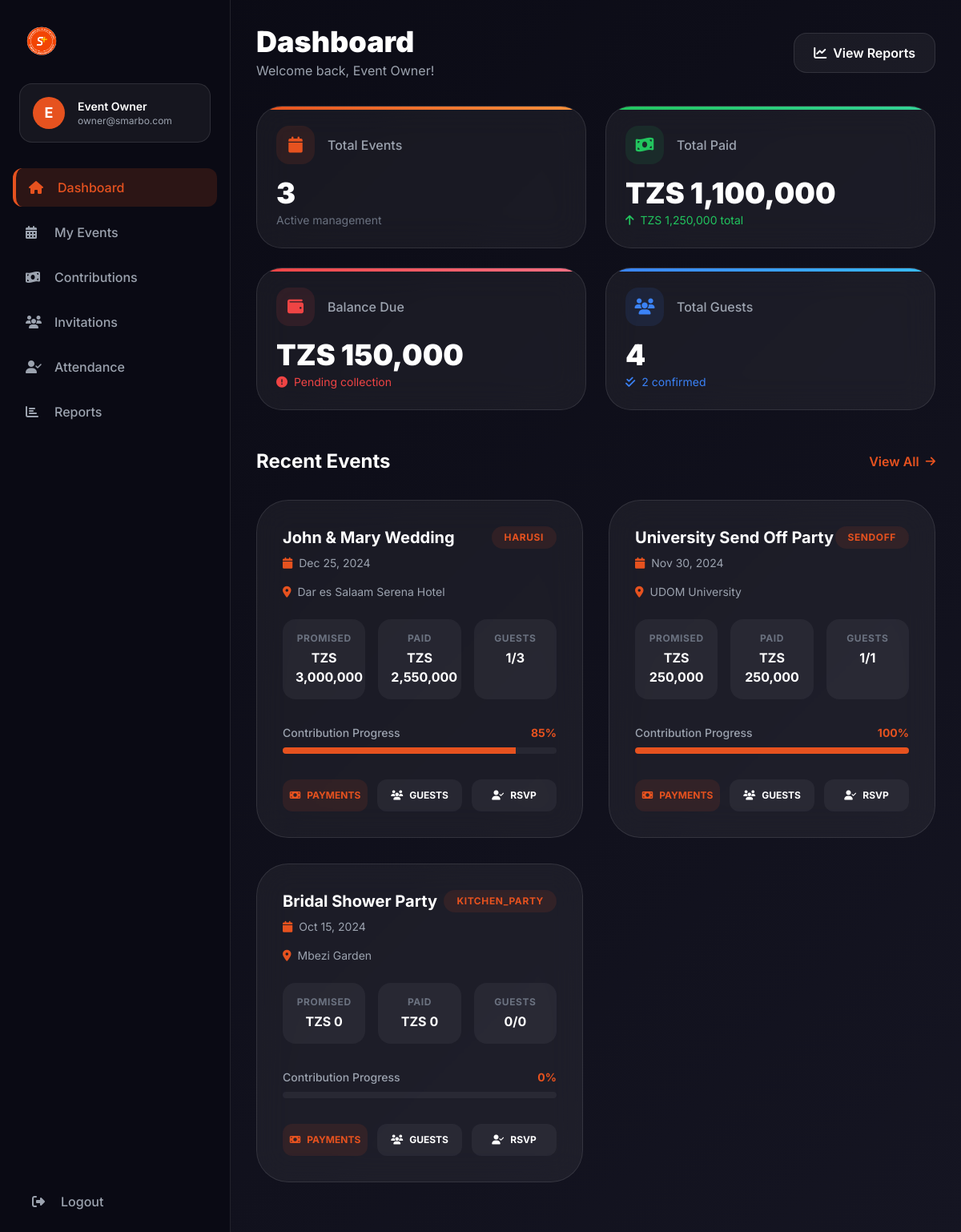
Screenshot of /owner/dashboard.php (signed in) with the database file from the repository.
### tables this page shows
CREATE TABLE events (
    id INT AUTO_INCREMENT PRIMARY KEY,
    event_name VARCHAR(200) NOT NULL,
    event_type ENUM('harusi', 'sendoff', 'kitchen_party', 'nyingine') NOT NULL,
    event_date DATE NOT NULL,
    location VARCHAR(200) NOT NULL,
    description TEXT,
    cover_image VARCHAR(255),
    event_owner_id INT NOT NULL,
    created_by INT NOT NULL,
    created_at TIMESTAMP DEFAULT CURRENT_TIMESTAMP,
    updated_at TIMESTAMP DEFAULT CURRENT_TIMESTAMP ON UPDATE CURRENT_TIMESTAMP,
    FOREIGN KEY (event_owner_id) REFERENCES users(id) ON DELETE CASCADE,
    FOREIGN KEY (created_by) REFERENCES users(id) ON DELETE CASCADE
);

### includes/config.php (called while the page is built, shortened)
<?php
function getConnection() {
    try {
        $conn = new mysqli(DB_HOST, DB_USER, DB_PASS, DB_NAME);
        $conn->set_charset("utf8mb4");
        return $conn;
    } catch (Exception $e) {
        die("Database connection error: " . $e->getMessage());
    }
}
?>

### includes/auth.php (called while the page is built, shortened)
<?php
require_once 'config.php';
class Auth {
    public function isLoggedIn() {
        return isset($_SESSION['user_id']);
    }
    public function getCurrentUser() {
        if ($this->isLoggedIn()) {
            return [
                'id' => $_SESSION['user_id'] ?? null,
                'username' => $_SESSION['username'] ?? null,
                'role' => $_SESSION['role'] ?? null,
                'full_name' => $_SESSION['full_name'] ?? null,
                'email' => $_SESSION['email'] ?? null
            ];
        }
        return null;
    }
}
?>

### owner/dashboard.php (the view, shortened to what this page needs)
<?php
require_once 'includes/header.php';
require_once 'sidebar.php';
$stmt = $conn->prepare("SELECT * FROM events WHERE event_owner_id = ? ORDER BY event_date DESC");
$stmt->bind_param("i", $user['id']);
$stmt->execute();
$events = $stmt->get_result()->fetch_all(MYSQLI_ASSOC);
$totalContributions = 0;
$totalPaid = 0;
$totalGuests = 0;
$totalConfirmed = 0;
foreach ($events as $event) {
    $stmt = $conn->prepare("SELECT SUM(promised_amount) as total_promised, SUM(paid_amount) as total_paid FROM contributions WHERE event_id = ?");
    $stmt->bind_param("i", $event['id']);
    $stmt->execute();
    $contrib = $stmt->get_result()->fetch_assoc();
    $totalContributions += $contrib['total_promised'] ?? 0;
    $totalPaid += $contrib['total_paid'] ?? 0;
    $stmt = $conn->prepare("SELECT COUNT(*) as total FROM invitations WHERE event_id = ?");
    $stmt->bind_param("i", $event['id']);
    $stmt->execute();
    $guests = $stmt->get_result()->fetch_assoc();
    $totalGuests += $guests['total'] ?? 0;
    $stmt = $conn->prepare("SELECT COUNT(*) as total FROM invitations WHERE event_id = ? AND status = 'approved'");
    $stmt->bind_param("i", $event['id']);
    $stmt->execute();
    $confirmed = $stmt->get_result()->fetch_assoc();
    $totalConfirmed += $confirmed['total'] ?? 0;
}
$totalBalance = $totalContributions - $totalPaid;
?>
<main class="flex-1 lg:ml-72 p-4 lg:p-8">
    <div class="flex flex-col lg:flex-row lg:items-center justify-between mb-8 gap-4">
        <div class="flex items-center gap-4">
            <div>
                <h1 class="text-3xl lg:text-4xl font-black mb-1">Dashboard</h1>
                <p class="text-gray-400">Welcome back, <?php echo htmlspecialchars($user['full_name'] ?? 'Event Owner'); ?>!</p>
            </div>
        </div>
        <div class="flex gap-3">
            <a href="reports.php" class="flex-1 lg:flex-none flex items-center justify-center gap-2 px-6 py-3 rounded-2xl bg-white/5 hover:bg-white/10 border border-white/10 transition-all font-semibold">
                <i class="fas fa-chart-line"></i>
                <span>View Reports</span>
            </a>
        </div>
    </div>
    <div class="grid grid-cols-1 md:grid-cols-2 xl:grid-cols-4 gap-6 mb-12">
        <div class="glass p-6 rounded-[32px] relative overflow-hidden group hover:border-primary/50 transition-all duration-300">
            <div class="absolute top-0 left-0 w-full h-1 bg-gradient-to-r from-primary to-orange-400"></div>
            <div class="flex items-center gap-4 mb-4">
                <div class="w-12 h-12 rounded-2xl bg-primary/10 text-primary flex items-center justify-center text-xl group-hover:scale-110 transition-transform">
                    <i class="fas fa-calendar"></i>
                </div>
                <span class="text-gray-400 font-medium">Total Events</span>
            </div>
            <div class="text-4xl font-black mb-1"><?php echo count($events); ?></div>
            <div class="text-sm text-gray-500">Active management</div>
        </div>
        <div class="glass p-6 rounded-[32px] relative overflow-hidden group hover:border-primary/50 transition-all duration-300">
            <div class="absolute top-0 left-0 w-full h-1 bg-gradient-to-r from-green-500 to-emerald-400"></div>
            <div class="flex items-center gap-4 mb-4">
                <div class="w-12 h-12 rounded-2xl bg-green-500/10 text-green-500 flex items-center justify-center text-xl group-hover:scale-110 transition-transform">
                    <i class="fas fa-money-bill-wave"></i>
                </div>
                <span class="text-gray-400 font-medium">Total Paid</span>
            </div>
            <div class="text-4xl font-black mb-1">TZS <?php echo number_format($totalPaid); ?></div>
            <div class="flex items-center gap-2 text-sm text-green-500">
                <i class="fas fa-arrow-up"></i>
                <span>TZS <?php echo number_format($totalContributions); ?> total</span>
            </div>
        </div>
        <div class="glass p-6 rounded-[32px] relative overflow-hidden group hover:border-primary/50 transition-all duration-300">
            <div class="absolute top-0 left-0 w-full h-1 bg-gradient-to-r from-red-500 to-rose-400"></div>
            <div class="flex items-center gap-4 mb-4">
                <div class="w-12 h-12 rounded-2xl bg-red-500/10 text-red-500 flex items-center justify-center text-xl group-hover:scale-110 transition-transform">
                    <i class="fas fa-wallet"></i>
                </div>
                <span class="text-gray-400 font-medium">Balance Due</span>
            </div>
            <div class="text-4xl font-black mb-1">TZS <?php echo number_format($totalBalance); ?></div>
            <div class="flex items-center gap-2 text-sm <?php echo $totalBalance > 0 ? 'text-red-500' : 'text-green-500'; ?>">
                <i class="fas fa-<?php echo $totalBalance > 0 ? 'exclamation-circle' : 'check-circle'; ?>"></i>
                <span><?php echo $totalBalance > 0 ? 'Pending collection' : 'Fully collected'; ?></span>
            </div>
        </div>
        <div class="glass p-6 rounded-[32px] relative overflow-hidden group hover:border-primary/50 transition-all duration-300">
            <div class="absolute top-0 left-0 w-full h-1 bg-gradient-to-r from-blue-500 to-sky-400"></div>
            <div class="flex items-center gap-4 mb-4">
                <div class="w-12 h-12 rounded-2xl bg-blue-500/10 text-blue-500 flex items-center justify-center text-xl group-hover:scale-110 transition-transform">
                    <i class="fas fa-users"></i>
                </div>
                <span class="text-gray-400 font-medium">Total Guests</span>
            </div>
            <div class="text-4xl font-black mb-1"><?php echo $totalGuests; ?></div>
            <div class="flex items-center gap-2 text-sm text-blue-500">
                <i class="fas fa-check-double"></i>
                <span><?php echo $totalConfirmed; ?> confirmed</span>
            </div>
        </div>
    </div>
    <div class="mb-12">
        <div class="flex items-center justify-between mb-8">
            <h2 class="text-2xl font-bold">Recent Events</h2>
            <a href="events.php" class="text-primary hover:text-primary-dark font-semibold flex items-center gap-2 transition-colors">
                <span>View All</span>
                <i class="fas fa-arrow-right text-sm"></i>
            </a>
        </div>
        <div class="grid grid-cols-1 md:grid-cols-2 gap-8">
            <?php if (count($events) > 0): ?>
                <?php foreach (array_slice($events, 0, 4) as $event): ?>
                    <?php
                    $stmt = $conn->prepare("
                        SELECT
                            SUM(promised_amount) as total_promised,
                            SUM(paid_amount) as total_paid,
                            COUNT(DISTINCT i.id) as guests_count,
                            COUNT(DISTINCT CASE WHEN i.status = 'approved' THEN i.id END) as confirmed_count
                        FROM events e
                        LEFT JOIN contributions c ON e.id = c.event_id
                        LEFT JOIN invitations i ON e.id = i.event_id
                        WHERE e.id = ?
                    ");
                    $stmt->bind_param("i", $event['id']);
                    $stmt->execute();
                    $stats = $stmt->get_result()->fetch_assoc();
                    $percentPaid = ($stats['total_promised'] ?? 0) > 0 ? round(($stats['total_paid'] / $stats['total_promised']) * 100) : 0;
                    ?>
                    <div class="glass p-8 rounded-[40px] group hover:border-primary/30 transition-all duration-300">
                        <div class="flex justify-between items-start mb-6">
                            <div>
                                <h3 class="text-xl font-bold mb-2"><?php echo htmlspecialchars($event['event_name']); ?></h3>
                                <div class="flex flex-wrap items-center gap-4 text-sm text-gray-400">
                                    <span class="flex items-center gap-2">
                                        <i class="fas fa-calendar text-primary"></i>
                                        <?php echo date('M d, Y', strtotime($event['event_date'])); ?>
                                    </span>
                                    <span class="flex items-center gap-2">
                                        <i class="fas fa-map-marker-alt text-primary"></i>
                                        <?php echo htmlspecialchars($event['location']); ?>
                                    </span>
                                </div>
                            </div>
                            <span class="px-4 py-1.5 rounded-full bg-primary/10 text-primary text-xs font-bold uppercase tracking-wider">
                                <?php echo htmlspecialchars($event['event_type']); ?>
                            </span>
                        </div>
                        <div class="grid grid-cols-3 gap-4 mb-8">
                            <div class="bg-white/5 p-4 rounded-2xl text-center">
                                <div class="text-xs text-gray-500 uppercase font-bold mb-1 tracking-wider">Promised</div>
                                <div class="font-bold text-sm lg:text-base">TZS <?php echo number_format($stats['total_promised'] ?? 0); ?></div>
                            </div>
                            <div class="bg-white/5 p-4 rounded-2xl text-center">
                                <div class="text-xs text-gray-500 uppercase font-bold mb-1 tracking-wider">Paid</div>
                                <div class="font-bold text-sm lg:text-base">TZS <?php echo number_format($stats['total_paid'] ?? 0); ?></div>
                            </div>
                            <div class="bg-white/5 p-4 rounded-2xl text-center">
                                <div class="text-xs text-gray-500 uppercase font-bold mb-1 tracking-wider">Guests</div>
                                <div class="font-bold text-sm lg:text-base"><?php echo $stats['confirmed_count'] ?? 0; ?>/<?php echo $stats['guests_count'] ?? 0; ?></div>
                            </div>
                        </div>
                        <div class="mb-8">
                            <div class="flex justify-between text-sm mb-2">
                                <span class="text-gray-400 font-medium">Contribution Progress</span>
                                <span class="text-primary font-bold"><?php echo $percentPaid; ?>%</span>
                            </div>
                            <div class="h-2 w-full bg-white/5 rounded-full overflow-hidden">
                                <div class="h-full bg-primary transition-all duration-1000" style="width: <?php echo $percentPaid; ?>%"></div>
                            </div>
                        </div>
                        <div class="grid grid-cols-3 gap-3">
                            <a href="contributions.php?event_id=<?php echo $event['id']; ?>" class="flex items-center justify-center gap-2 py-3 rounded-xl bg-primary/10 hover:bg-primary text-primary hover:text-white transition-all text-xs font-bold">
                                <i class="fas fa-money-bill"></i>
                                <span>PAYMENTS</span>
                            </a>
                            <a href="invitations.php?event_id=<?php echo $event['id']; ?>" class="flex items-center justify-center gap-2 py-3 rounded-xl bg-white/5 hover:bg-white/10 transition-all text-xs font-bold">
                                <i class="fas fa-users"></i>
                                <span>GUESTS</span>
                            </a>
                            <a href="attendance.php?event_id=<?php echo $event['id']; ?>" class="flex items-center justify-center gap-2 py-3 rounded-xl bg-white/5 hover:bg-white/10 transition-all text-xs font-bold">
                                <i class="fas fa-user-check"></i>
                                <span>RSVP</span>
                            </a>
                        </div>
                    </div>
                <?php endforeach; ?>
            <?php endif; ?>
        </div>
    </div>
</main>
<?php require_once 'includes/footer.php'; ?>

### owner/includes/header.php (style rules this page uses)
body { background: linear-gradient(135deg, #0a0a14 0%, #151522 100%); min-height: 100vh; }
.glass { background: rgba(255, 255, 255, 0.05); backdrop-filter: blur(20px); -webkit-backdrop-filter: blur(20px); border: 1px solid rgba(255, 255, 255, 0.1); }

### rows the page displays
events: event_name "John & Mary Wedding", event_date "Dec 25, 2024", location "Dar es Salaam Serena Hotel", event_type "HARUSI", total_promised "3,000,000", total_paid "2,550,000", confirmed_count "1", guests_count "3", percentPaid "85"
events: event_name "University Send Off Party", event_date "Nov 30, 2024", location "UDOM University", event_type "SENDOFF", total_promised "250,000", total_paid "250,000", confirmed_count "1", guests_count "1", percentPaid "100"
events: event_name "Bridal Shower Party", event_date "Oct 15, 2024", location "Mbezi Garden", event_type "KITCHEN_PARTY", total_promised "0", total_paid "0", confirmed_count "0", guests_count "0", percentPaid "0"

### other values shown
substr($user['full_name'] ?? 'U', 0, 1) "E"
$user['full_name'] "Event Owner"
$user['email'] "owner@smarbo.com"
count($events) "3"
$totalPaid "1,100,000"
$totalContributions "1,250,000"
$totalBalance "150,000"
$totalGuests "4"
$totalConfirmed "2"
